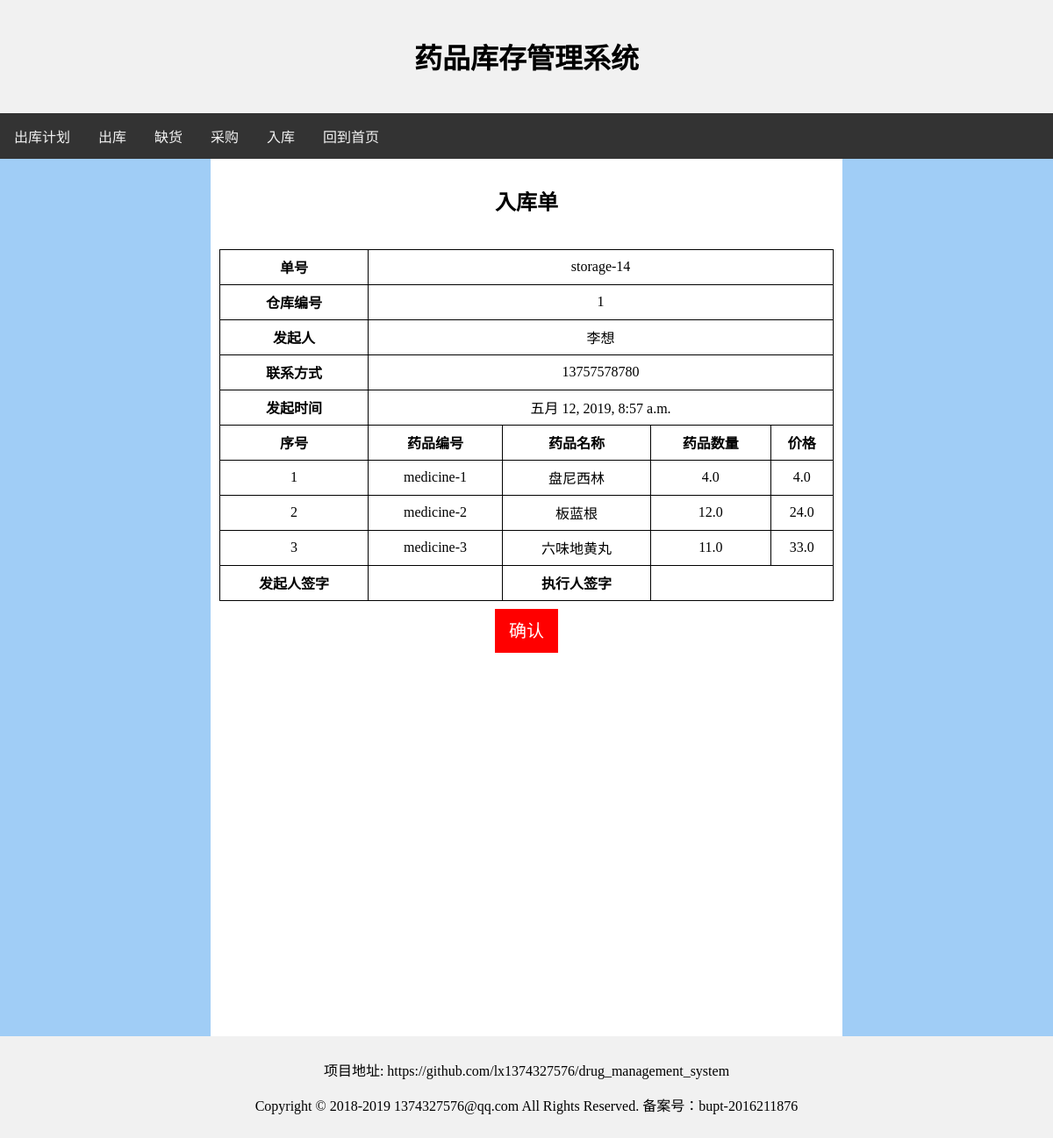
/storage/query_detail/14/, run on the app's committed database.
### storage/models.py (models this page shows)
class Storage(models.Model):
    id = models.IntegerField('id', primary_key=True)
    due_time = models.DateTimeField('due_time', default=timezone.now)
    create_time = models.DateTimeField('create_time', default=timezone.now)
    create_user = models.ForeignKey(User, on_delete=models.CASCADE)
    status = models.IntegerField('status', default=0)  # 0 未审核 1 未入库 2 已入库 3 审核未通过
    check_time = models.DateTimeField('check_time', default=timezone.now)

### user/models.py (models this page shows, shortened)
class User(models.Model):
    id = models.IntegerField('id', primary_key=True)
    user_name = models.CharField('user_name', unique=True, blank=False, max_length=20)
    create_time = models.DateTimeField('create_time', default=timezone.now)
    is_admin = models.BooleanField('is_admin', default=False)
    password = models.CharField('password', blank=False, max_length=20)
    worker_type = models.IntegerField('worker_type', default=0)

### demand/models.py (models this page shows, shortened)
class Detail(models.Model):
    id = models.IntegerField('id', primary_key=True)
    father_id = models.IntegerField('father_id', default=0)
    father_detail_id = models.IntegerField('father_detail_id', default=0)
    medicine = models.ForeignKey(Medicine, blank=False, on_delete=models.CASCADE)
    num = models.FloatField('num')
    price = models.FloatField('price')
    status = models.IntegerField('status', default=0)  # 0 未处理 1 处理中 2 已完成
    form_type = models.IntegerField('form_type')  # 1 需求单 2 出库单 3 缺货单 4 采购单 5 入库单
    form_id = models.IntegerField('form_id')

class Medicine(models.Model):
    id = models.IntegerField('id', primary_key=True)
    name = models.CharField('name', blank=False, max_length=100)
    total_num = models.FloatField('total_num', default=0)
    now_num = models.FloatField('now_num', default=0)

### storage/views.py (the view)
# urls.py: path('query_detail/<int:storage_id>/', views.query_detail, name='query_detail'),
def query_detail(request, storage_id):
    detail_list = Detail.objects.filter(form_type=5).filter(form_id=storage_id)
    storage_form = Storage.objects.get(id=storage_id)
    context = {
        'detail_list': detail_list,
        'storage_form': storage_form,
    }
    return render(request, 'storage/submit.html', context)

### storage/templates/storage/submit.html (shortened to what this page needs)
<html>
    <head>
    </head>
    <body>
        <div class="header">
            <h1>药品库存管理系统</h1>
        </div>
        <div class="topnav">
            <a href="{% url 'demand:demand' %}">出库计划</a>
            <a href="{% url 'checkout:checkout' %}">出库</a>
            <a href="{% url 'lack:lack' %}">缺货</a>
            <a href="{% url 'purchase:purchase' %}">采购</a>
            <a href="{% url 'storage:storage' %}">入库</a>
            <a href="{% url 'user:index' %}">回到首页</a>
        </div>
        <div class="row">
            <div class="column left">
            </div>
            <div class="column middle">
                <div class="submit-div">
                    <h2> 入库单 </h2>
                </div>
                <br>
                <table>
                    <tr>
                        <td> <strong>单号</strong> </td>
                        <td colspan="4"> storage-{{storage_form.id}} </td>
                    </tr>
                    <tr>
                        <td> <strong>仓库编号</strong> </td>
                        <td colspan="4"> 1 </td>
                    </tr>
                    <tr>
                        <td> <strong>发起人</strong> </td>
                        <td colspan="4"> {{storage_form.create_user.user_name}} </td>
                    </tr>
                    <tr>
                        <td> <strong>联系方式</strong> </td>
                        <td colspan="4"> 13757578780 </td>
                    </tr>
                    <tr>
                        <td> <strong>发起时间</strong> </td>
                        <td colspan="4"> {{storage_form.create_time}} </td>
                    </tr>
                    <tr>
                        <td> <strong>序号</strong> </td>
                        <td> <strong>药品编号</strong> </td>
                        <td> <strong>药品名称</strong> </td>
                        <td> <strong>药品数量</strong> </td>
                        <td> <strong>价格</strong> </td>
                    </tr>
                    {% for detail in detail_list %}
                        <tr>
                            <td> {{forloop.counter}} </td>
                            <td> medicine-{{detail.medicine.id}} </td>
                            <td> {{detail.medicine.name}} </td>
                            <td> {{detail.num}} </td>
                            <td> {{detail.price}} </td>
                        </tr>
                    {% endfor %}
                    <tr>
                        <td> <strong>发起人签字</strong> </td>
                        <td></td>
                        <td> <strong>执行人签字</strong> </td>
                        <td colspan="2"></td>
                    </tr>
                </table>
                <br>
                <div class="submit-div">
                    <a href="{% url 'storage:query' %}" class="submit">确认</a>
                </div>
            </div>
            <div class="column right">
            </div>
        </div>
        <div class="footer">
            <p>项目地址: https://github.com/lx1374327576/drug_management_system</p>
            <p>Copyright © 2018-2019 1374327576@qq.com All Rights Reserved. 备案号：bupt-2016211876</p>
        </div>
    </body>
</html>

### storage/templates/storage/submit.html (style rules this page uses)
* { box-sizing: border-box; }
body { margin: 0; }
a { text-decoration:none; }
.header { background-color: #f1f1f1; padding: 20px; text-align: center; }
.topnav { overflow: hidden; background-color: #333; }
.topnav a { float: left; display: block; color: #f2f2f2; text-align: center; padding: 14px 16px; text-decoration: none; }
.column { float: left; padding: 10px; }
.column.left { width: 20%; background-image:url("/static/2.jpeg"); height: 1000px; }
.column.right { width: 20%; background-image:url("/static/2.jpeg"); height: 1000px; }
.column.middle { width: 60%; }
.row:after { content: ""; display: table; clear: both; }
.footer { background-color: #f1f1f1; padding: 10px; text-align: center; }
table,tr,td { border: 1px solid black; }
table { border-collapse:collapse; width:100%; }
tr { height:40px }
td { text-align:center; vertical-align:middle; }
.submit { width:100px; height:50px; background-color:red; color:white; font-size:20px; }
.submit-div { width:100%; text-align: center; }
.submit-div a { padding: 14px 16px; }

### data on the page
Storage: id "14", create_user.user_name "李想", create_time "五月 12, 2019, 8:57 a.m."
Detail: medicine.id "1", medicine.name "盘尼西林", num "4.0", price "4.0"
Detail: medicine.id "2", medicine.name "板蓝根", num "12.0", price "24.0"
Detail: medicine.id "3", medicine.name "六味地黄丸", num "11.0", price "33.0"
